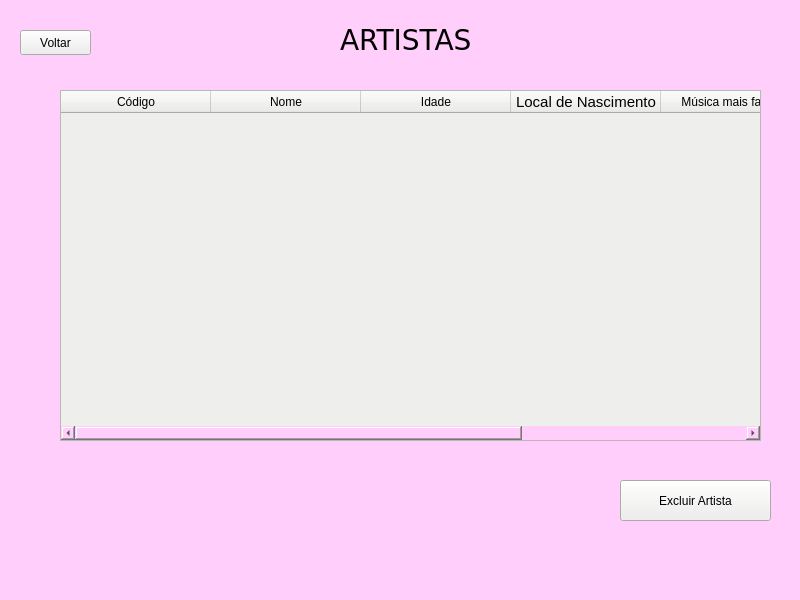
<?xml version="1.0" encoding="UTF-8"?>
<ui version="4.0">
 <class>MainWindow</class>
 <widget class="QMainWindow" name="MainWindow">
  <property name="geometry">
   <rect>
    <x>0</x>
    <y>0</y>
    <width>800</width>
    <height>600</height>
   </rect>
  </property>
  <property name="windowTitle">
   <string>MainWindow</string>
  </property>
  <property name="styleSheet">
   <string notr="true">background-color: rgb(255, 206, 250);</string>
  </property>
  <widget class="QWidget" name="centralwidget">
   <widget class="QPushButton" name="pushButton_2">
    <property name="geometry">
     <rect>
      <x>20</x>
      <y>30</y>
      <width>71</width>
      <height>25</height>
     </rect>
    </property>
    <property name="styleSheet">
     <string notr="true">background-color: rgb(238, 238, 236);</string>
    </property>
    <property name="text">
     <string>Voltar</string>
    </property>
   </widget>
   <widget class="QTableWidget" name="tableWidget">
    <property name="geometry">
     <rect>
      <x>60</x>
      <y>90</y>
      <width>701</width>
      <height>351</height>
     </rect>
    </property>
    <property name="styleSheet">
     <string notr="true">background-color: rgb(238, 238, 236);</string>
    </property>
    <attribute name="horizontalHeaderDefaultSectionSize">
     <number>150</number>
    </attribute>
    <column>
     <property name="text">
      <string>Código</string>
     </property>
    </column>
    <column>
     <property name="text">
      <string>Nome</string>
     </property>
    </column>
    <column>
     <property name="text">
      <string>Idade</string>
     </property>
    </column>
    <column>
     <property name="text">
      <string>Local de Nascimento</string>
     </property>
     <property name="font">
      <font>
       <pointsize>11</pointsize>
      </font>
     </property>
    </column>
    <column>
     <property name="text">
      <string>Música mais famosa</string>
     </property>
    </column>
    <column>
     <property name="text">
      <string>Estilo Musical</string>
     </property>
    </column>
   </widget>
   <widget class="QPushButton" name="pushButton_3">
    <property name="geometry">
     <rect>
      <x>620</x>
      <y>480</y>
      <width>151</width>
      <height>41</height>
     </rect>
    </property>
    <property name="styleSheet">
     <string notr="true">background-color: rgb(238, 238, 236);</string>
    </property>
    <property name="text">
     <string>Excluir Artista</string>
    </property>
   </widget>
   <widget class="QLabel" name="label_8">
    <property name="geometry">
     <rect>
      <x>340</x>
      <y>20</y>
      <width>141</width>
      <height>41</height>
     </rect>
    </property>
    <property name="font">
     <font>
      <family>DejaVu Sans</family>
      <pointsize>21</pointsize>
     </font>
    </property>
    <property name="text">
     <string>ARTISTAS</string>
    </property>
   </widget>
  </widget>
  <widget class="QMenuBar" name="menubar">
   <property name="geometry">
    <rect>
     <x>0</x>
     <y>0</y>
     <width>800</width>
     <height>22</height>
    </rect>
   </property>
  </widget>
  <widget class="QStatusBar" name="statusbar"/>
 </widget>
 <resources/>
 <connections/>
</ui>
